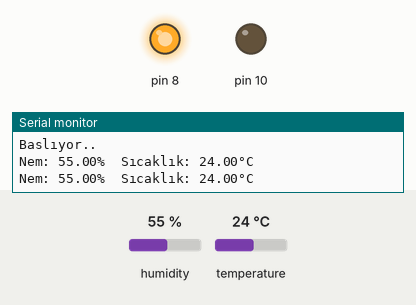
The sketch below on a simulated Arduino Uno, built with avr-gcc and run on an emulated ATmega328P. Shown: output pins drawn as LEDs (lit = HIGH), the last lines printed to the serial monitor. The test bench sets the inputs (shaded band); at power-on: humidity 55 %, temperature 24 °C.

Above: at 4.8 s.
4.9 s: humidity set to 32 %
7.9 s: humidity set to 29 %
At 9.2 s:
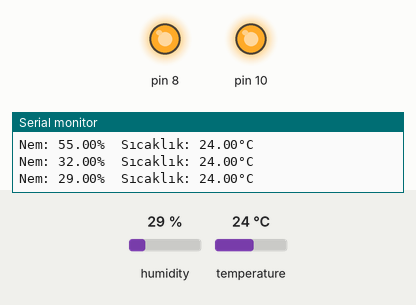
10.9 s: temperature set to 30 °C
13.9 s: temperature set to 33 °C
At 15.3 s:
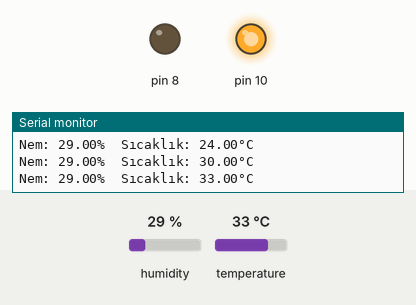
16.9 s: humidity set to 40 %
At 18.9 s:
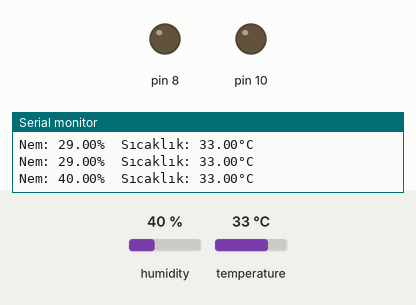
19.9 s: humidity set to 22 %
At 21.3 s:
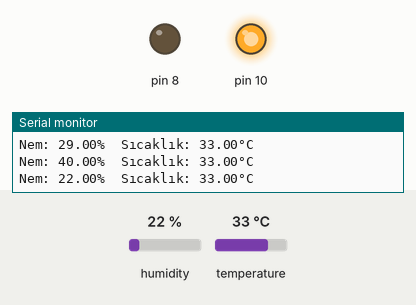
Timing chart, 0 to 22.9 s (numbered marks = the images above; inputs shaded):
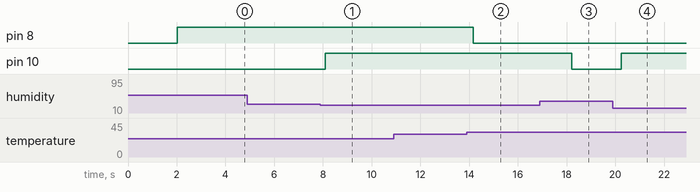

The sketch:

DHTtester.ino
```cpp
#include "DHT.h"
#define DHTPIN 3
#define DHTTYPE DHT11
DHT dht(DHTPIN, DHTTYPE);
void setup() {
  Serial.begin(9600);
  Serial.println(F("Baslıyor.."));
  dht.begin();
  pinMode(8,OUTPUT);
  pinMode(10,OUTPUT);
}
void loop() {
  delay(2000);
  float h = dht.readHumidity();
  float t = dht.readTemperature();
  float f = dht.readTemperature(true);
  if (isnan(h) || isnan(t) || isnan(f)) {
    Serial.println(F("SENSORDEN OKUNAMADI."));
    return;
  }
  float hif = dht.computeHeatIndex(f, h);
  float hic = dht.computeHeatIndex(t, h, false);
  if (h>30){
      digitalWrite(10,LOW);
  }
  else   digitalWrite(10,HIGH);
 if(t>31){
  digitalWrite(8,LOW);

 }
 else digitalWrite(8,HIGH);

  Serial.print(F("Nem: "));
  Serial.print(h);
  Serial.print(F("%  Sıcaklık: "));
  Serial.print(t);
  Serial.print(F("°C "));
  Serial.println();
}
```

Measured:
- the behaviour switches between 31 and 30 % on humidity (found by bisection; images 0 and 1)
- the behaviour switches between 31 and 32 °C on temperature (found by bisection; images 1 and 2)
- after the input at 7.9 s, pin 10: LOW → HIGH after 0.20 s
- after the input at 13.9 s, pin 8: HIGH → LOW after 0.27 s
- after the input at 16.9 s, pin 10: HIGH → LOW after 1.3 s
- after the input at 19.9 s, pin 10: LOW → HIGH after 0.34 s
